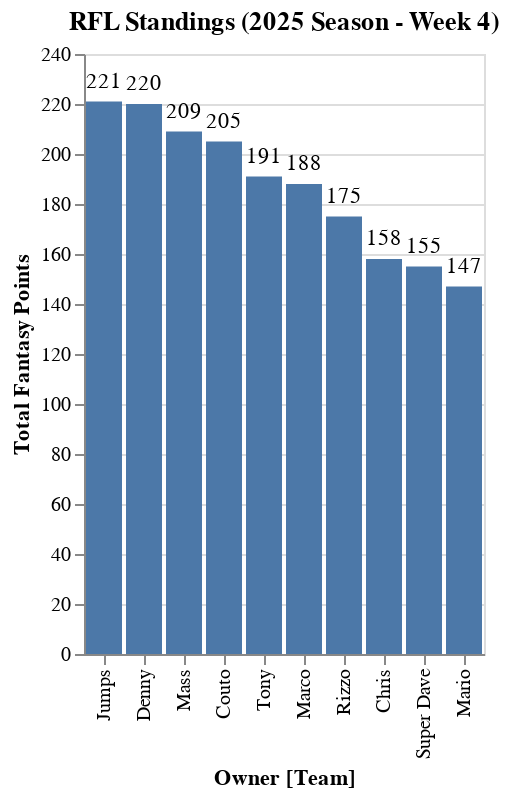

Notebook cell for this chart:
### Code cell
#@title RFL Standings Graph
import altair as alt

# Get the maximum week from the stats_player_week table
max_week_df = con.execute(f"""
SELECT MAX(week) AS max_week
FROM stats_player_week_{season};
""").df()

max_week = max_week_df['max_week'].iloc[0]


# Merge total_team_points_df with teams_df to get the team name
total_team_points_with_team_df = total_team_points_df.merge(teams_df[['Owner', 'Team']].drop_duplicates(), left_on='owner', right_on='Owner')

chart = alt.Chart(total_team_points_with_team_df).mark_bar().encode(
    x=alt.X('owner', sort='-y', title='Owner [Team]'),  # Sort by total points descending and update axis title
    y=alt.Y('total_team_fantasy_points', title='Total Fantasy Points'), # Add a title to the y-axis
    tooltip=['Owner', 'Team', 'total_team_fantasy_points'] # Include Team in tooltip
).properties(
    title=f'RFL Standings ({season} Season - Week {max_week})'
)

# Add text labels for the total points
text = chart.mark_text(
    align='center',
    baseline='bottom',
    dy=-5  # Nudge text above the bar
).encode(
    text=alt.Text('total_team_fantasy_points', format='.0f') # Format as integer
)

# Combine the bar chart and the text
final_chart = chart + text

final_chart.display()

# Save the chart as a PNG file
final_chart.save(f'rfl_standings_{season}.png')

# Print the directory where the file was saved
print(f"Chart saved to: {os.getcwd()}")

### Figure 1 — Vega-Lite specification as saved in the notebook (floating-point values rounded to 4 significant figures)
{"config": {"view": {"continuousWidth": 300, "continuousHeight": 300}}, "layer": [{"mark": {"type": "bar"}, "encoding": {"tooltip": [{"field": "Owner", "type": "nominal"}, {"field": "Team", "type": "nominal"}, {"field": "total_team_fantasy_points", "type": "quantitative"}], "x": {"field": "owner", "sort": "-y", "title": "Owner [Team]", "type": "nominal"}, "y": {"field": "total_team_fantasy_points", "title": "Total Fantasy Points", "type": "quantitative"}}, "title": "RFL Standings (2025 Season - Week 4)"}, {"mark": {"type": "text", "align": "center", "baseline": "bottom", "dy": -5}, "encoding": {"text": {"field": "total_team_fantasy_points", "format": ".0f", "type": "quantitative"}, "tooltip": [{"field": "Owner", "type": "nominal"}, {"field": "Team", "type": "nominal"}, {"field": "total_team_fantasy_points", "type": "quantitative"}], "x": {"field": "owner", "sort": "-y", "title": "Owner [Team]", "type": "nominal"}, "y": {"field": "total_team_fantasy_points", "title": "Total Fantasy Points", "type": "quantitative"}}, "title": "RFL Standings (2025 Season - Week 4)"}], "data": {"name": "data-198595796580b42f05077500ae6984f5"}, "$schema": "https://vega.github.io/schema/vega-lite/v5.20.1.json", "datasets": {"data-198595796580b42f05077500ae6984f5": [{"owner": "Jumps", "total_team_fantasy_points": 221.0, "Owner": "Jumps", "Team": "Packers"}, {"owner": "Denny", "total_team_fantasy_points": 220.0, "Owner": "Denny", "Team": "Vikings"}, {"owner": "Mass", "total_team_fantasy_points": 209.0, "Owner": "Mass", "Team": "Bengals"}, {"owner": "Couto", "total_team_fantasy_points": 205.0, "Owner": "Couto", "Team": "Raiders"}, {"owner": "Tony", "total_team_fantasy_points": 191.0, "Owner": "Tony", "Team": "Cowboys"}, {"owner": "Marco", "total_team_fantasy_points": 188.0, "Owner": "Marco", "Team": "Eagles"}, {"owner": "Rizzo", "total_team_fantasy_points": 175.0, "Owner": "Rizzo", "Team": "Colts"}, {"owner": "Chris", "total_team_fantasy_points": 158.0, "Owner": "Chris", "Team": "Bears"}, {"owner": "Super Dave", "total_team_fantasy_points": 155.0, "Owner": "Super Dave", "Team": "Steelers"}, {"owner": "Mario", "total_team_fantasy_points": 147.0, "Owner": "Mario", "Team": "Jets"}]}}
